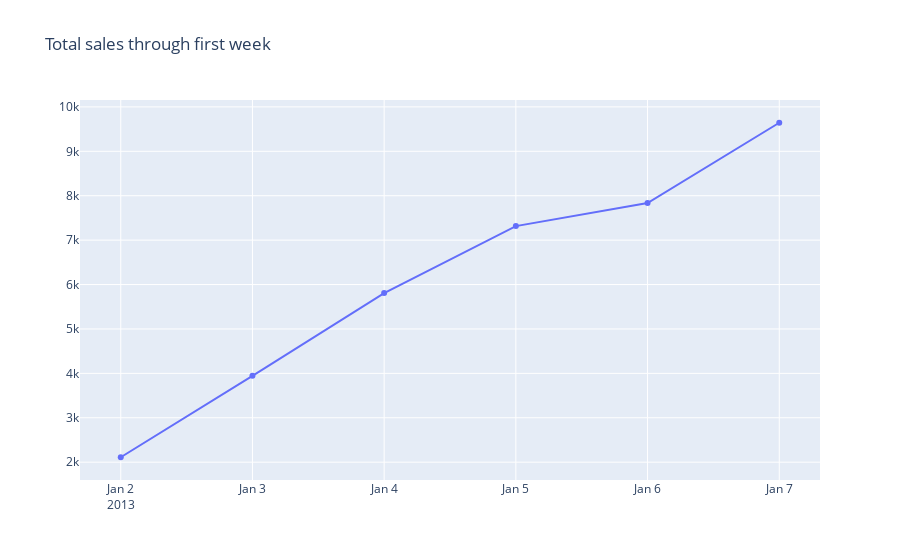

The code cell stored with this chart in its notebook:
### Markdown cell above
Calculating running totals can be particularly illustrative with plots.  Let's plot our running total with plotly.

### Code cell
import plotly.graph_objects as go

running_total_scatter = go.Scatter(x = running_total_df.date, 
                                   y = running_total_df.running_total)
go.Figure(running_total_scatter, layout = dict(title = 'Total sales through first week'))

### Figure 1 — Plotly figure (JSON) as saved in the notebook; plotly's stock layout.template omitted (floating-point values rounded to 4 significant figures)
{"data": [{"type": "scatter", "x": ["2013-01-02", "2013-01-03", "2013-01-04", "2013-01-05", "2013-01-06", "2013-01-07"], "y": [2111, 3944, 5807, 7316, 7836, 9643]}], "layout": {"autosize": true, "title": {"text": "Total sales through first week"}, "xaxis": {"autorange": true, "range": ["2013-01-01 16:03:50.3123", "2013-01-07 07:56:09.6877"], "type": "date"}, "yaxis": {"autorange": true, "range": [1489.0, 10260.0], "type": "linear"}}}
